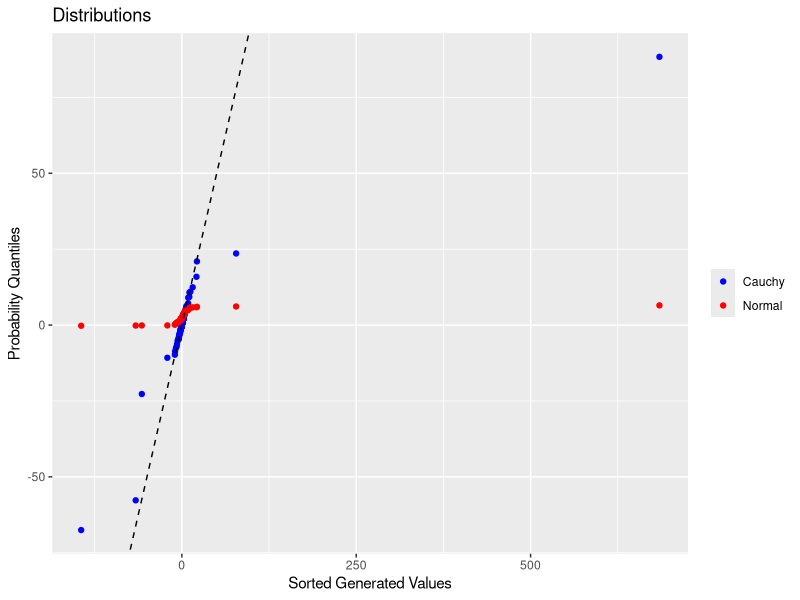

Reproduce this figure in R.
library(tidyverse)
#Variables
set.seed(1927)
n <- 114
loc <- 1
sca <- 1.8
nu <- 3
sd <- sqrt(2)
# Cauchy distribution
cau <- rcauchy(n, loc, sca)
sorted_cauchy <- sort(cau)
quantis_cauchy <- numeric(n)
for (i in 1:n){
  quantis_cauchy[i] <- quantile(sorted_cauchy, i/(n+1))
}
nor <- rnorm(n, nu, sd)
quantis_normal <- numeric(n)
for (j in 1:n){
  quantis_normal[j] <- quantile(nor, j/(n+1))
}
df <- data.frame(Quantiles_cau = quantis_cauchy, Quantiles_nor = quantis_normal, Valores = sorted_cauchy)
ggplot() +
  geom_point(data = df, aes(x = Valores, y = Quantiles_cau, color = "Cauchy")) +
  geom_point(data = df, aes(x = Valores, y = Quantiles_nor, color = "Normal")) +
  geom_abline(intercept = 0, slope = 1, linetype = "dashed") +
  xlab("Sorted Generated Values") +
  ylab("Probability Quantiles") +
  labs(title = "Distributions") +
  scale_color_manual(values = c("blue", "red"), labels = c("Cauchy", "Normal")) +
  theme(legend.title = element_blank())
